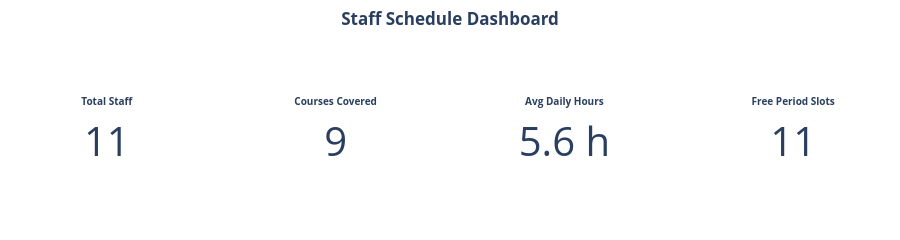

The cell this chart's notebook holds for it:
### Markdown cell above
## KPIs

### Code cell
import plotly.graph_objects as go

# ── KPI calculations ──
total_staff   = df['staff_id'].nunique()
total_courses = df['course'].nunique()
avg_daily     = round(df['daily_hours'].mean(), 1)

# Count free periods across all time slots
time_cols = ["10:00-12:00", "12:00-02:00", "02:30-04:30", "04:30-05:30 (Online)"]
free_slots = (df[time_cols] == "Free Period").sum().sum()

# ── Figure ──
fig = go.Figure()

# Helper
def add_kpi(value, title, x_pos, suffix=""):
    fig.add_trace(go.Indicator(
        mode="number",
        value=value,
        title={"text": f"<b>{title}</b>"},
        number={"font": {"size": 40}, "suffix": suffix},
        domain={'x': x_pos, 'y': [0, 1]}
    ))

# ── KPIs ──
add_kpi(total_staff,   "Total Staff",      [0.00, 0.22])
add_kpi(total_courses, "Courses Covered",  [0.26, 0.48])
add_kpi(avg_daily,     "Avg Daily Hours",  [0.52, 0.74], " h")
add_kpi(free_slots,    "Free Period Slots",[0.78, 1.00])

# ── Layout ──
fig.update_layout(
    title_text="<b>Staff Schedule Dashboard</b>",
    title_x=0.5,
    height=200,
    margin=dict(t=50, b=10, l=10, r=10),
    template="plotly_white"
)

fig.show()

### Figure 1 — Plotly figure (JSON) as saved in the notebook; plotly's stock layout.template omitted (floating-point values rounded to 4 significant figures)
{"data": [{"domain": {"x": [0, 0.22], "y": [0, 1]}, "mode": "number", "number": {"font": {"size": 40}, "suffix": ""}, "title": {"text": "<b>Total Staff</b>"}, "type": "indicator", "value": 11}, {"domain": {"x": [0.26, 0.48], "y": [0, 1]}, "mode": "number", "number": {"font": {"size": 40}, "suffix": ""}, "title": {"text": "<b>Courses Covered</b>"}, "type": "indicator", "value": 9}, {"domain": {"x": [0.52, 0.74], "y": [0, 1]}, "mode": "number", "number": {"font": {"size": 40}, "suffix": " h"}, "title": {"text": "<b>Avg Daily Hours</b>"}, "type": "indicator", "value": 5.6}, {"domain": {"x": [0.78, 1], "y": [0, 1]}, "mode": "number", "number": {"font": {"size": 40}, "suffix": ""}, "title": {"text": "<b>Free Period Slots</b>"}, "type": "indicator", "value": 11}], "layout": {"height": 200, "margin": {"b": 10, "l": 10, "r": 10, "t": 50}, "title": {"text": "<b>Staff Schedule Dashboard</b>", "x": 0.5}}}
